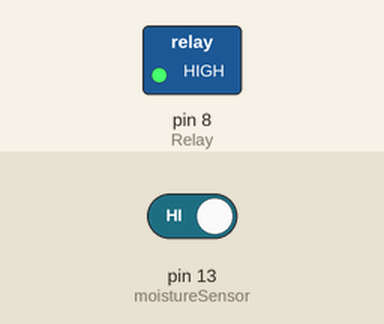
The sketch below on a simulated Arduino Uno, built with avr-gcc and run on an emulated ATmega328P. Shown: switched loads named in the sketch (green lamp = pin HIGH). Inputs (shaded band) come from the test bench; at power-on: pin 13 (moistureSensor) HIGH.

Above: at 1.6 s.
1.7 s: pin 13 (moistureSensor) driven LOW
At 2.9 s:
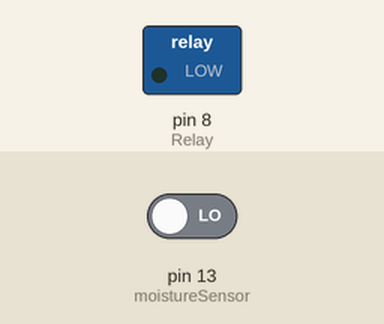
3.5 s: pin 13 (moistureSensor) driven HIGH
At 4.1 s:
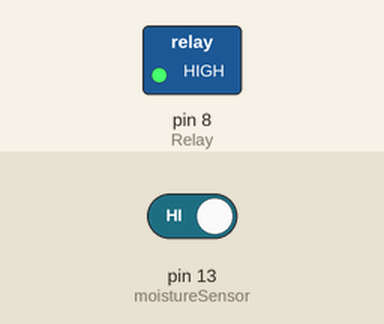
Timing chart, 0 to 6.5 s (numbered marks = the images above; inputs shaded):
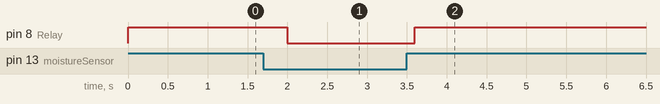

The sketch:

digital_code.ino
```cpp
// Automatic Irrigation System (Digital Version) !!
int Relay = 8;
int moistureSensor = 13;
int moisture;
void setup()
{
  pinMode(Relay, OUTPUT); // Set pin 13 as OUTPUT pin, to send signal to relay
  pinMode(moistureSensor, INPUT); // Set pin 8 as INPUT pin, to receive data from soil moisture sensor.
}

void loop()
{
  moisture = digitalRead(moistureSensor); // Reads the Digital value of the moisture sensor
  if (moisture == LOW)
  {
    digitalWrite(Relay, LOW); // if soil moisture sensor provides LOW value, send LOW value to relay
  }
  else
  {
    digitalWrite(Relay, HIGH); // if soil moisture sensor provides HIGH value, send HIGH value to relay
  }
  delay(400);
}
```

Measured:
- after the input at 1.7 s, pin 8 (Relay): HIGH → LOW after 0.30 s
- after the input at 3.5 s, pin 8 (Relay): LOW → HIGH after 0.10 s
